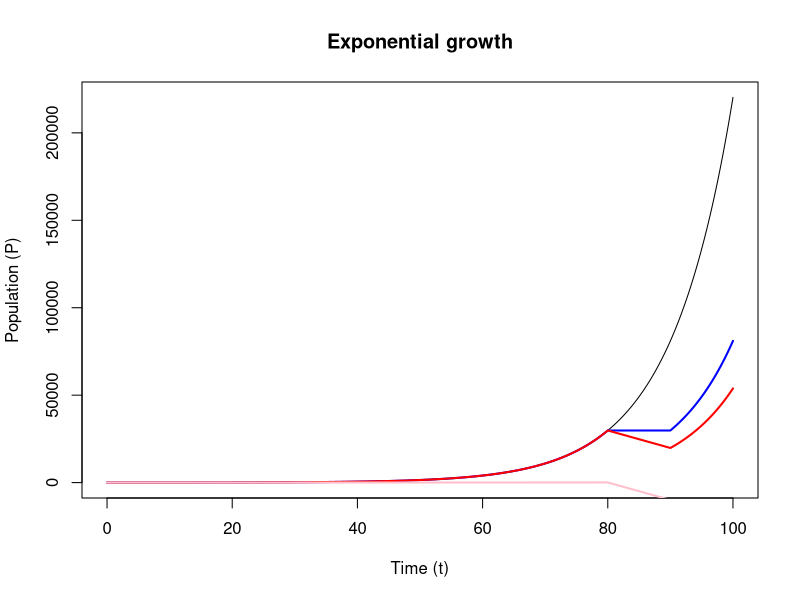

The R script that drew this image:
rm(list = ls())

# Population Growth Models ----

P0 <- 10       # initial state P0
T_LAST <- 100  # time length
T_INTR <- 0.01 # time interval
EXP_R <- 0.1   # growth proportionality constant

q <- 10

# Exponential growth ----

# 1 - Differential equation
ExpGrowth <- function(t, state, parms) {
    dp <- parms["r"] * state["p"]
    return(list(c(dp)))
}
## Using the `with` construct:
# ExpGrowth <- function(t, state, parms) {
#   with(as.list(c(state, parms)), {
#     dp <- r * p
#     return(list(c(dp)))
#   })
# }

# 2 - Initial state
init_state <- c(p = P0)

# 3 - Parameters
parameters <- c(r = EXP_R)

# 4 - Time
tps <- seq(0, T_LAST, by = T_INTR)

# 5 - Ode (model integration)
out_exp <- deSolve::ode(y = init_state, times = tps, func = ExpGrowth, parms = parameters)

plot(out_exp, xlab = "Time (t)", ylab = "Population (P)", main = "Exponential growth")

# t-controlled intervention

ExpGrowthIntv <- function(t, state, parms) {
    if (t > 80 && t < 90) {
        dp <- 0
    } else {
        dp <- parms["r"] * state["p"]
    }
    return(list(c(dp)))
}
out_exp_intv <- deSolve::ode(y = init_state, times = tps, func = ExpGrowthIntv, parms = parameters)
lines(out_exp_intv, col = "blue", lwd = 2)


# Using with

ExpGrowthIntvWith <- function(t, state, parms) {
    with(as.list(c(state, parms)), {
        if (t > 80 && t < 90) {
            dp <- -1000
        } else {
            dp <- r * p
        }
        return(list(c(dp)))
    })
}
out_exp_intv <- deSolve::ode(y = init_state, times = tps, func = ExpGrowthIntvWith, parms = parameters)
lines(out_exp_intv, col = "red", lwd = 2)


ExpGrowthIntvWithError <- function(t, state, parms) {
    with(as.list(c(state, parms)), {
        if (t > 80 && t < 90) {
            dp <- -1000
        } else {
            dp <- r * q
        }
        return(list(c(dp)))
    })
}
out_exp_intv <- deSolve::ode(y = init_state, times = tps, func = ExpGrowthIntvWithError, parms = parameters)
lines(out_exp_intv, col = "pink", lwd = 2)
